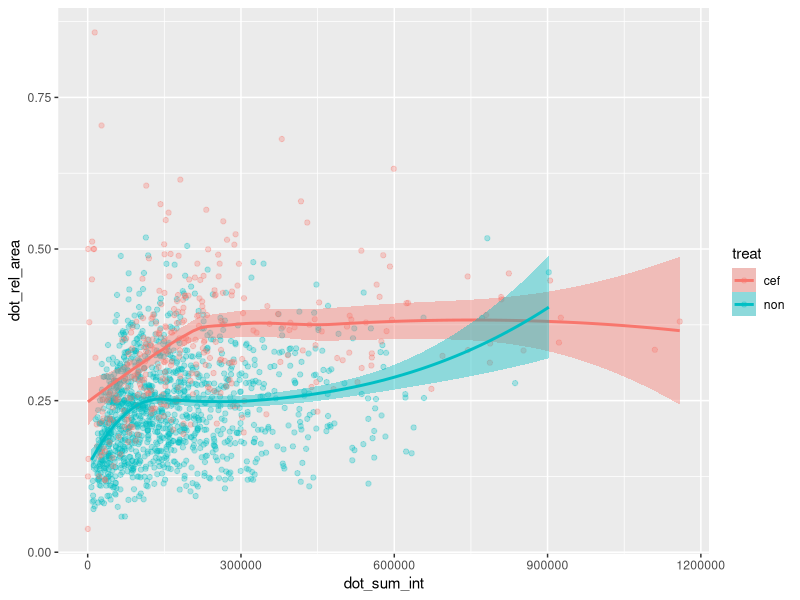
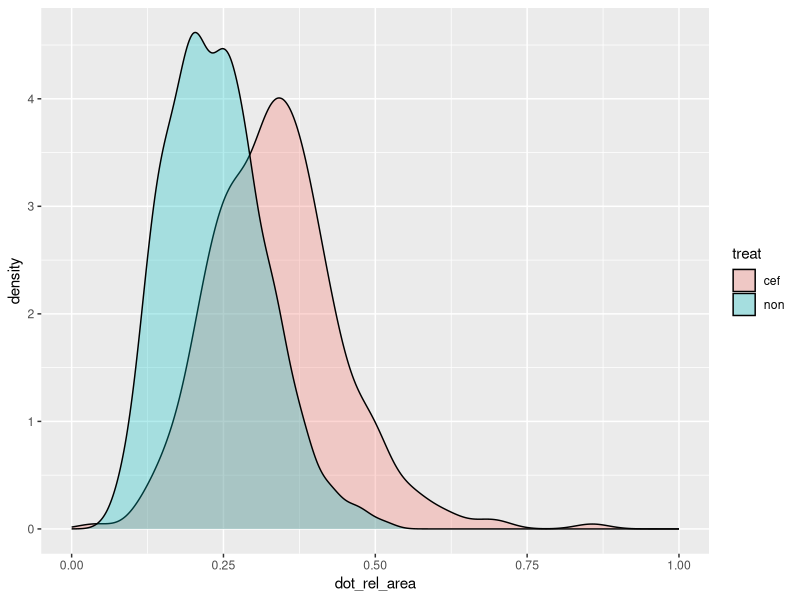
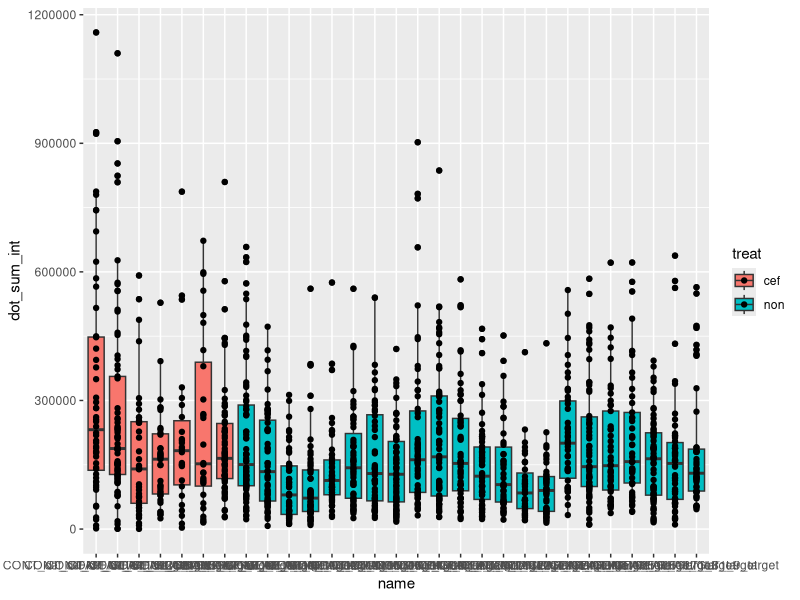
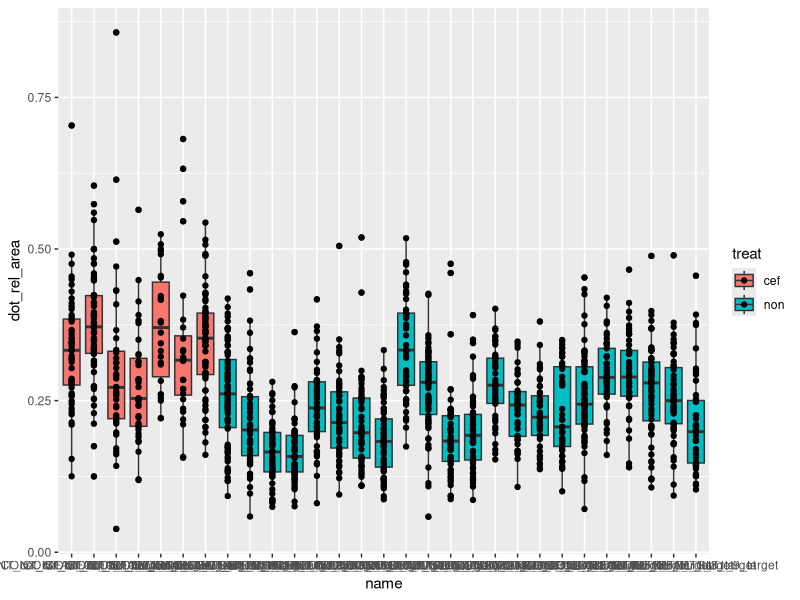
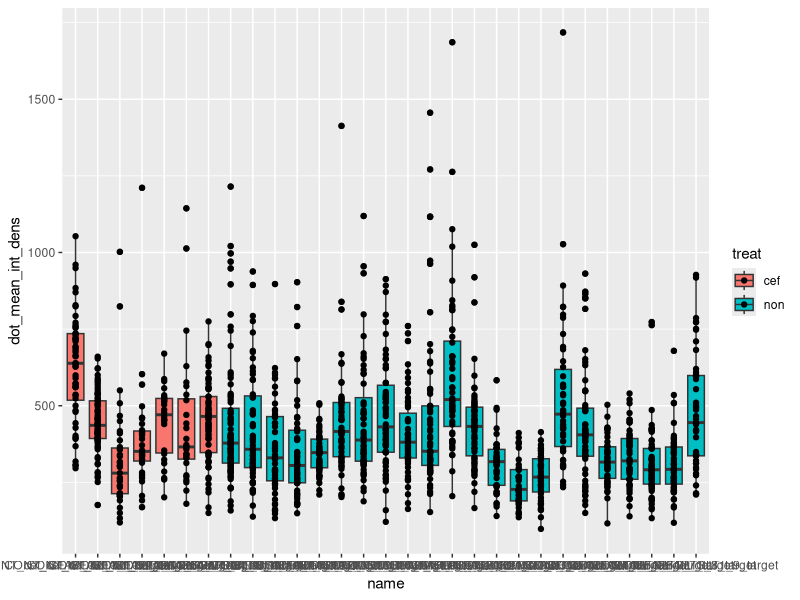
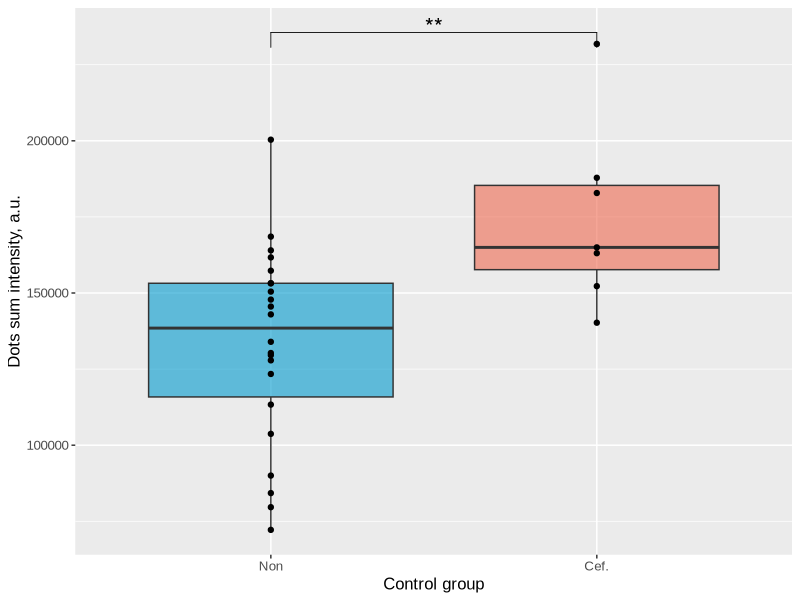
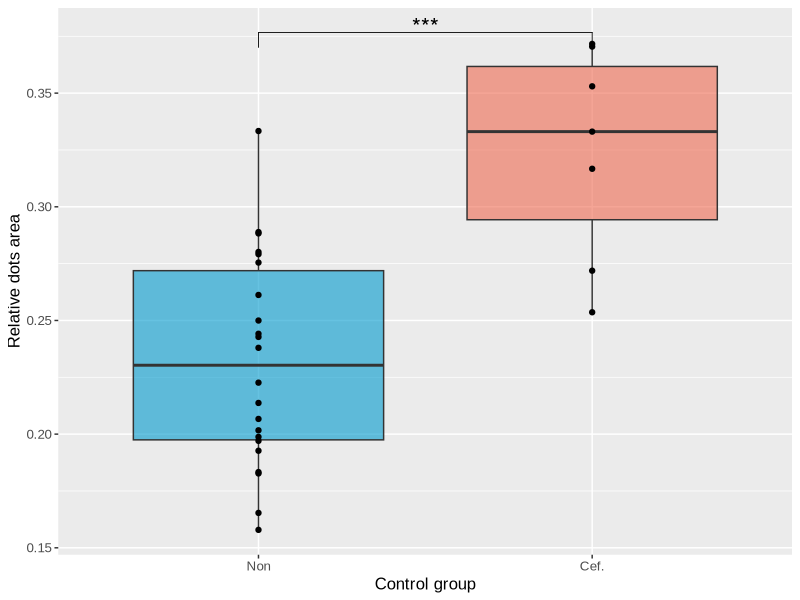
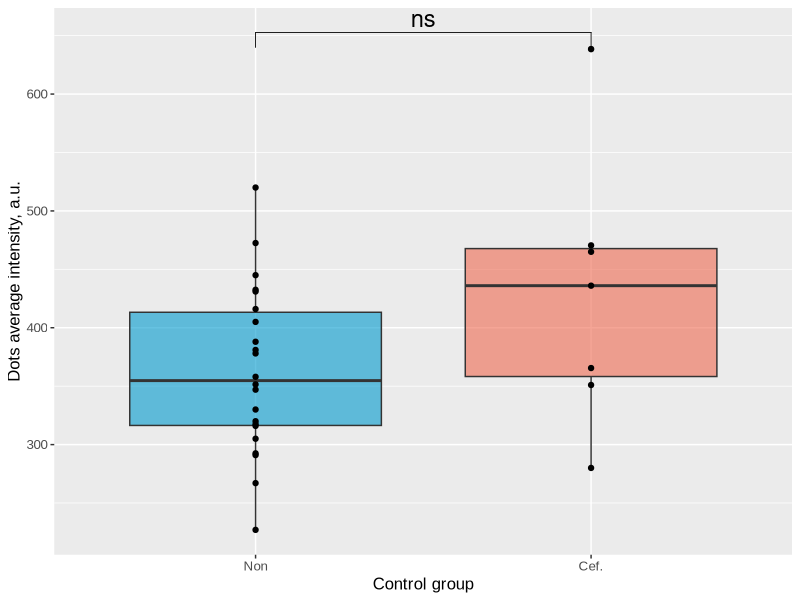

Generate these figures, in order, with R:
# GLT in astrocytes
#
# COLUMNS FROM PLUGIN
# cell_row = [glt_img.name,                        # id
#             group,                               # group
#             a_region.label,                      # cell_num
#             one_cell_area,                       # cell_area
#             one_dot_num,                         # dot_num
#             one_dot_area,                        # dot_area  це сумарна площа на один астроцит, тобто це не можна використати як параметр окремої точки
#             round(one_dot_rel_area, 3),          # dot_rel_area
#             one_dot_sum_int,                     # dot_sum_int
#             int(one_dot_mean_int),               # dot_mean_int
#             int(one_dot_sum_int / one_dot_num),  # dot_men_int_per_dot
#             int(one_dot_mean_int_dens)]          # dot_mean_int_dens

library(dplyr)
library(tidyr)
library(purrr)
library(forcats)
library(readr)
library(rstatix)
library(gridExtra)
library(ggplot2)
library(ggpubr)
library(cowplot)
library(ggsci)


setwd('/home/wisstock/bio_note/projects/PhD/9_2024_GLT_in_TBI/exp/2025_08_23_glt_in_astrocytes')

df <- read.csv('astrocyte_count.csv') %>%
  select(-id) %>%
  mutate(dot_rel_area = parse_number(dot_rel_area, locale = locale(decimal_mark = ","))) %>%
  mutate_if(is.character, as.factor) %>%
  mutate(dot_rel_area = dot_area / cell_area)

df.ctrl <- df %>%
  filter(group == 'cont') %>%
  droplevels() %>%
  select(-group) %>%
  filter(dot_rel_area < 1,
         dot_sum_int < 1.5e+06) %>%
  droplevels()

# plots settings
font.size <- 12  # 19
font.fam <- 'Arial'
box.alpha <- 0.6

cef.color <- 'coral2' 
non.color <- 'deepskyblue3' 


##### CTRL TEST #####
# RAW

ggplot(data = df.ctrl,
       aes(x = dot_sum_int, y = dot_rel_area,
           color = treat, fill = treat)) +
  geom_point(alpha = .3) +
  geom_smooth(method = 'loess', se = TRUE, span = 0.85)


ggplot(data = df.ctrl,
       aes(x = dot_rel_area, fill = treat)) +
  geom_density(alpha = .3) +
  scale_x_continuous(limits = c(0,1))




ggplot(data = df.ctrl,
       aes(x = name, y = dot_sum_int, fill = treat)) +
  geom_boxplot() +
  geom_point()

df.ctrl %>%
  group_by(treat) %>%
  kruskal_test(dot_sum_int ~ name) %>%
  add_significance()

df.ctrl %>%
  wilcox_test(dot_sum_int ~ treat) %>%
  add_significance()


ggplot(data = df.ctrl,
       aes(x = name, y = dot_rel_area, fill = treat)) +
  geom_boxplot() +
  geom_point()

df.ctrl %>%
  group_by(treat) %>%
  kruskal_test(dot_rel_area ~ name) %>%
  add_significance()

df.ctrl %>%
  wilcox_test(dot_rel_area ~ treat) %>%
  add_significance()


# dot mean
ggplot(data = df.ctrl,
       aes(x = name, y = dot_mean_int_dens, fill = treat)) +
  geom_boxplot() +
  geom_point()

df.ctrl %>%
  wilcox_test(dot_mean_int_dens ~ treat) %>%
  add_significance()

###### MEDIAN CTRL BOXPLOTS ==>> FIN PLOTS <<== #####
df.ctrl.med <- df.ctrl %>%
  group_by(name) %>%
  mutate(med_dot_mean_int = median(dot_mean_int_dens),
         med_dot_sum_int = median(dot_sum_int),
         med_dot_area = median(dot_rel_area),
         med_dot_num = median(dot_num)) %>%
  select(name, treat, med_dot_sum_int, med_dot_area, med_dot_num, med_dot_mean_int) %>%
  distinct() %>%
  droplevels() %>%
  ungroup()

df.ctrl.med.summary <- df.ctrl.med %>%
  group_by(treat) %>%
  summarise(dot_mean_int_median = median(med_dot_mean_int),
            dot_mean_int_iqr = IQR(med_dot_mean_int),
            dot_sum_int_median = median(med_dot_sum_int),
            dot_sum_int_iqr = IQR(med_dot_sum_int),
            dot_area_median = median(med_dot_area),
            dot_area_iqr = IQR(med_dot_area),
            slices = n())
write_csv(df.ctrl.med.summary, 'summary_ctrl_groups.csv')
remove(df.ctrl.med.summary)


med_dot_sum_stat <- df.ctrl.med %>%
  wilcox_test(med_dot_sum_int ~ treat) %>%
  add_significance() %>%
  add_xy_position()

boxplot_med_dot_sum_int <- ggplot(data = df.ctrl.med,
       aes(x = fct_relevel(treat, 'non', 'cef'), y = med_dot_sum_int)) +
  geom_boxplot(aes(fill = treat), alpha = box.alpha) +
  stat_pvalue_manual(data = med_dot_sum_stat, size = font.size-6) +
  geom_point() +
  scale_fill_manual(name = "Treat",
                     labels = c("Cef.", "Non"),
                     values = c('cef' = cef.color, 'non' = non.color)) +
    scale_x_discrete(labels = c('Non', 'Cef.')) +
    labs(x = 'Control group', y = 'Dots sum intensity, a.u.') +
    theme(text=element_text(size = font.size, family = font.fam),
          legend.position = 'None')

boxplot_med_dot_sum_int
save_plot('boxplot_med_dot_sum_int.png', boxplot_med_dot_sum_int,
          base_width = 3.5, base_height = 5, dpi = 300)  # set up plot aspect ratio here

remove(boxplot_med_dot_sum_int, med_dot_sum_stat)



med_dot_area_stat <- df.ctrl.med %>%
  wilcox_test(med_dot_area ~ treat) %>%
  add_significance() %>%
  add_xy_position()

boxplot_med_dot_area <- ggplot(data = df.ctrl.med,
       aes(x = fct_relevel(treat, 'non', 'cef'), y = med_dot_area)) +
  geom_boxplot(aes(fill = treat), alpha = box.alpha) +
  stat_pvalue_manual(data = med_dot_area_stat, size = font.size-6) +
  geom_point() +
  scale_fill_manual(name = "Treat",
                    labels = c("Cef.", "Non"),
                    values = c('cef' = cef.color, 'non' = non.color)) +
  scale_x_discrete(labels = c('Non', 'Cef.')) +
  labs(x = 'Control group', y = 'Relative dots area') +
  theme(text=element_text(size = font.size, family = font.fam),
        legend.position = 'None')

boxplot_med_dot_area
save_plot('boxplot_med_dot_area.png', boxplot_med_dot_area,
          base_width = 3.5, base_height = 5, dpi = 300)  # set up plot aspect ratio here

remove(boxplot_med_dot_area, med_dot_area_stat)



med_dot_mean_stat <- df.ctrl.med %>%
  wilcox_test(med_dot_mean_int ~ treat) %>%
  add_significance() %>%
  add_xy_position()

boxplot_med_dot_mean_int <- ggplot(data = df.ctrl.med,
       aes(x = fct_relevel(treat, 'non', 'cef'), y = med_dot_mean_int)) +
  geom_boxplot(aes(fill = treat), alpha = box.alpha) +
  geom_point() +
  stat_pvalue_manual(data = med_dot_mean_stat, size = font.size-6) +
  scale_fill_manual(name = "Treat",
                    labels = c("Cef.", "Non"),
                    values = c('cef' = cef.color, 'non' = non.color)) +
  scale_x_discrete(labels = c('Non', 'Cef.')) +
  labs(x = 'Control group', y = 'Dots average intensity, a.u.') +
  theme(text=element_text(size = font.size, family = font.fam),
        legend.position = 'None')

boxplot_med_dot_mean_int
save_plot('boxplot_med_dot_mean_int.png', boxplot_med_dot_mean_int,
          base_width = 3.5, base_height = 5, dpi = 300)  # set up plot aspect ratio here

remove(boxplot_med_dot_mean_int, med_dot_mean_stat)


##### EXP MED STAT #####
# RAW
df.tbi <-  df %>%
  filter(group != 'cont') %>%
  droplevels()

ggplot(data = df.tbi,
       aes(x = name, y = dot_sum_int, fill = treat)) +
  geom_boxplot() +
  facet_wrap(~group, scales = "free_x")

ggplot(data = df.tbi,
       aes(x = name, y = dot_rel_area, fill = treat)) +
  geom_boxplot() +
  facet_wrap(~group, scales = "free_x")

ggplot(data = df.tbi,
       aes(x = name, y = dot_mean_int_dens, fill = treat)) +
  geom_boxplot() +
  facet_wrap(~group, scales = "free_x")


# ggplot(data = df.tbi,
#        aes(x = dot_sum_int, y = dot_rel_area)) +
#   geom_point(aes(color = treat, fill = treat), alpha = .3) +
#   geom_smooth(aes(group = treat), method = 'loess', se = TRUE, span = 0.85) +
#   facet_wrap(~group, scales = "free_x")




###### MED STAT #####
df.tbi.med <- df.tbi %>%
  group_by(name) %>%
  mutate(med_dot_mean_int = median(dot_mean_int_dens),
         med_dot_sum_int = median(dot_sum_int),
         med_dot_area = median(dot_rel_area),
         med_dot_num = median(dot_num)) %>%
  select(name, treat, group, med_dot_sum_int, med_dot_area, med_dot_num, med_dot_mean_int) %>%
  distinct() %>%
  droplevels() %>%
  ungroup() %>%
  filter(!(med_dot_area < 0.1 & group == 'tbi14')) %>%
  mutate(group = factor(group, levels = c('cont', 'tbi3', 'tbi7', 'tbi14')))


df.tbi.med.summary <- df.tbi.med %>%
  group_by(treat, group) %>%
  summarise(dot_mean_int_median = median(med_dot_mean_int),
            dot_mean_int_iqr = IQR(med_dot_mean_int),
            dot_sum_int_median = median(med_dot_sum_int),
            dot_sum_int_iqr = IQR(med_dot_sum_int),
            dot_area_median = median(med_dot_area),
            dot_area_iqr = IQR(med_dot_area),
            slices = n())
write_csv(df.tbi.med.summary, 'summary_gfap_tbi_groups.csv')
remove(df.tbi.med.summary)

df.ctrl.non.med <- df.ctrl.med %>%
  filter(treat != 'cef') %>%
  mutate(group = 'cont')

df.ctrl.non.med.2nd <- df.ctrl.med %>%
  filter(treat != 'cef') %>%
  mutate(group = 'cont', treat = 'cef')

ctrl.non.val <- df.ctrl.med %>%
  filter(treat != 'cef') %>%
  select(where(is.numeric), -med_dot_num) %>%
  summarise_all(list(median, IQR))

df.tbi.ctrl.med <- rbind(df.tbi.med, df.ctrl.non.med, df.ctrl.non.med.2nd) %>%
  mutate(group = factor(group, levels = c('cont', 'tbi3', 'tbi7', 'tbi14')))

ggplot(data = df.tbi.ctrl.med,
       aes(x = group, y = med_dot_sum_int, fill = treat)) +
  geom_boxplot() +
  geom_point() +
  facet_wrap(~treat)

ggplot(data = df.tbi.ctrl.med,
       aes(x = group, y = med_dot_mean_int, fill = treat)) +
  geom_boxplot() +
  geom_point() +
  facet_wrap(~treat)

ggplot(data = df.tbi.med,
       aes(x = group, y = med_dot_area, fill = treat)) +
  geom_boxplot() +
  geom_point() +
  facet_wrap(~treat)


###### STAT CTRL vs GROUP #####
df.tbi.ctrl.med %>%
  group_by(treat) %>%
  pairwise_wilcox_test(med_dot_sum_int ~ group, ref.group = 'cont')

df.tbi.ctrl.med %>%
  group_by(treat) %>%
  pairwise_wilcox_test(med_dot_mean_int ~ group, ref.group = 'cont')

df.tbi.ctrl.med %>%
  group_by(treat) %>%
  pairwise_wilcox_test(med_dot_area ~ group, ref.group = 'cont')


###### VAL vs TREAT in TBI #####
df.tbi.med %>%
  group_by(group) %>%
  wilcox_test(med_dot_sum_int ~ treat) %>%
  add_significance()

df.tbi.med %>%
  group_by(group) %>%
  wilcox_test(med_dot_area ~ treat) %>%
  add_significance()

df.tbi.med %>%
  group_by(group) %>%
  wilcox_test(med_dot_mean_int ~ treat) %>%
  add_significance()

###### TIME LINES ==>> FIN PLOTS <<== #####
# mean dot int
plot_med_dot_mean_int <- ggplot(data = df.tbi.med,
       aes(x = group, y = med_dot_mean_int,
           color = treat, group = treat)) +
  geom_hline(yintercept = 354.75, linetype = 'dashed') +
  stat_summary(fun = median,
               geom = 'line', size = 1.25) +
  stat_summary(fun = median,
               geom = 'point', size = 2.5) +
  stat_summary(fun.min = function(z) { quantile(z,0.25) },
               fun.max = function(z) { quantile(z,0.75) },
               fun = median,
               geom = 'errorbar', width = .1, size = 0.75) +
  scale_color_manual(name = "Treat",
                     labels = c("Cef.", "Non"),
                     values = c('cef' = cef.color, 'non' = non.color)) +
  scale_x_discrete(labels = c('3d afrer TBI', '7d afrer TBI', '14d afrer TBI')) +
  labs(x = 'Group', y = 'Median of dots averaged intensity, a.u.') +
  theme(text=element_text(size = font.size, family = font.fam))

plot_med_dot_mean_int
save_plot('plot_med_dot_mean_intt.png', plot_med_dot_mean_int,
          base_width = 4.5, base_height = 5, dpi = 300)  # set up plot aspect ratio here


# mean sum int
plot_med_dot_sum_int <- ggplot(data = df.tbi.med,
       aes(x = group, y = med_dot_sum_int,
           color = treat, group = treat)) +
  geom_hline(yintercept = 138463.5, linetype = 'dashed') +
  stat_summary(fun = median,
               geom = 'line', size = 1.25) +
  stat_summary(fun = median,
               geom = 'point', size = 2.5) +
  stat_summary(fun.min = function(z) { quantile(z,0.25) },
               fun.max = function(z) { quantile(z,0.75) },
               fun = median,
               geom = 'errorbar', width = .1, size = 0.75) +
  scale_color_manual(name = "Treat",
                     labels = c("Cef.", "Non"),
                     values = c('cef' = cef.color, 'non' = non.color)) +
  scale_x_discrete(labels = c('3d afrer TBI', '7d afrer TBI', '14d afrer TBI')) +
  labs(x = 'Group', y = 'Median of dots sum intensity, a.u.') +
  theme(text=element_text(size = font.size, family = font.fam))

plot_med_dot_sum_int
save_plot('plot_med_dot_sum_int.png', plot_med_dot_sum_int,
          base_width = 4.5, base_height = 5, dpi = 300)  # set up plot aspect ratio here

# mean sum int
plot_med_dot_area <- ggplot(data = df.tbi.med,
       aes(x = group, y = med_dot_area,
           color = treat, group = treat)) +
  geom_hline(yintercept = 0.23, linetype = 'dashed') +
  stat_summary(fun = median,
               geom = 'line', size = 1.25) +
  stat_summary(fun = median,
               geom = 'point', size = 2.5) +
  stat_summary(fun.min = function(z) { quantile(z,0.25) },
               fun.max = function(z) { quantile(z,0.75) },
               fun = median,
               geom = 'errorbar', width = .1, size = 0.75) +
  scale_color_manual(name = "Treat",
                       labels = c("Cef.", "Non"),
                     values = c('cef' = cef.color, 'non' = non.color)) +
  scale_x_discrete(labels = c('3d afrer TBI', '7d afrer TBI', '14d afrer TBI')) +
  labs(x = 'Group', y = 'Median of the relative dots area') +
  theme(text=element_text(size = font.size, family = font.fam))

plot_med_dot_area
save_plot('plot_median_dot_area.png', plot_med_dot_area,
          base_width = 4.5, base_height = 5, dpi = 300)  # set up plot aspect ratio here

###### TBI LINE PLOT ######
plot_area_vs_sum <- ggplot(data = df.tbi %>% filter(group == 'tbi3'),
       aes(x=dot_rel_area, y = dot_sum_int, color = treat)) +
  geom_point(alpha = .1) +
  geom_smooth(method = 'lm', se = FALSE) +
  labs(x = 'Relative dots area', y = 'Dots sum intensity, a.u.') +
  scale_color_manual(name = "Treat",
                     labels = c("Cef.", "Non"),
                     values = c('cef' = cef.color, 'non' = non.color)) +
  scale_y_continuous(limits = c(0, 500000)) +                            # set up y limits here
  theme(text=element_text(size = font.size, family = font.fam))

plot_area_vs_sum
save_plot('plot_plot_area_vs_sum.png', plot_area_vs_sum,
          base_width = 4.5, base_height = 5, dpi = 300)  # set up plot aspect ratio here
